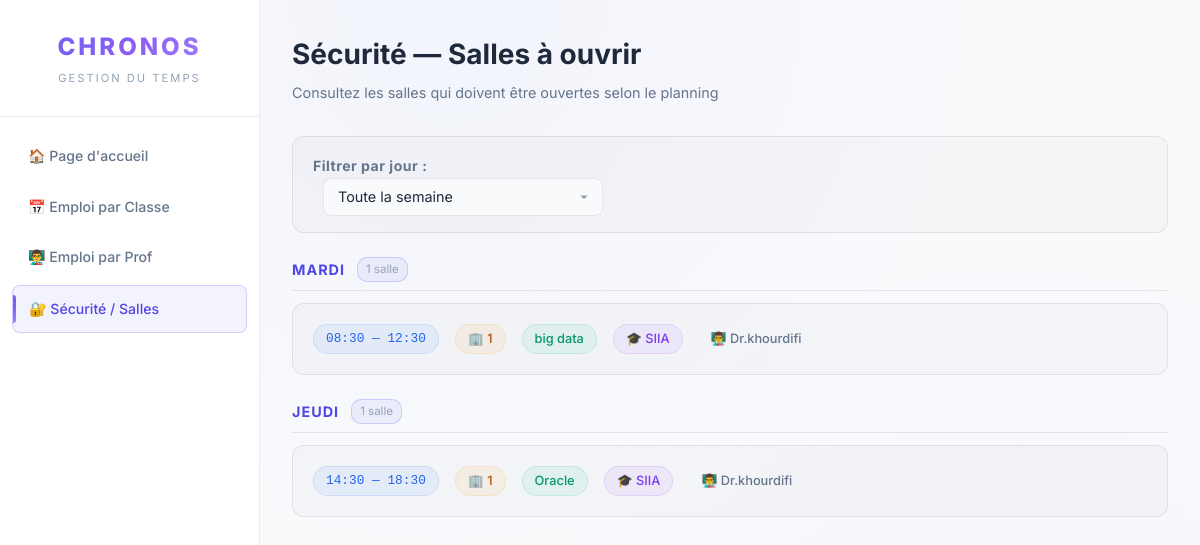
Page /WebApp/TIMETABLE_APP/views/securite.php on the committed database.
### tables this page shows
CREATE TABLE `EMPLOI_DU_TEMPS` (
  `ID_EMPLOI` int(11) NOT NULL,
  `ID_PROF` int(11) DEFAULT NULL,
  `ID_COURS` int(11) DEFAULT NULL,
  `ID_SALLE` int(11) DEFAULT NULL,
  `ID_CLASSE` int(11) DEFAULT NULL,
  `JOUR` varchar(20) DEFAULT NULL,
  `HEURE_DEB` time DEFAULT NULL,
  `HEURE_FIN` time DEFAULT NULL
);

CREATE TABLE `SALLE` (
  `ID_SALLE` int(11) NOT NULL,
  `NOM_SALLE` varchar(100) NOT NULL,
  `CAPACITE` int(11) NOT NULL
);

CREATE TABLE `COURS` (
  `ID_COURS` int(11) NOT NULL,
  `NOM_COURS` varchar(100) NOT NULL
);

CREATE TABLE `CLASSE` (
  `ID_CLASSE` int(11) NOT NULL,
  `NUMERO` varchar(50) NOT NULL
);

CREATE TABLE `PROF` (
  `ID_PROF` int(11) NOT NULL,
  `NOM_PROF` varchar(100) NOT NULL,
  `EMAIL` varchar(150) NOT NULL,
  `PASSWORD` varchar(255) NOT NULL
);

### WebApp/TIMETABLE_APP/views/securite.php (the view, shortened to what this page needs)
<?php
include __DIR__ . "/../../config/db.php";
$jour_filtre = $_GET['jour'] ?? 'all';
$sql = "SELECT e.JOUR, TIME_FORMAT(e.HEURE_DEB, '%H:%i') as hd, TIME_FORMAT(e.HEURE_FIN, '%H:%i') as hf,
        s.NOM_SALLE, co.NOM_COURS, c.NUMERO as NOM_CLASSE, p.NOM_PROF
        FROM EMPLOI_DU_TEMPS e
        LEFT JOIN SALLE s ON e.ID_SALLE = s.ID_SALLE LEFT JOIN COURS co ON e.ID_COURS = co.ID_COURS
        LEFT JOIN CLASSE c ON e.ID_CLASSE = c.ID_CLASSE LEFT JOIN PROF p ON e.ID_PROF = p.ID_PROF";
$sql .= " ORDER BY FIELD(e.JOUR, 'Lundi','Mardi','Mercredi','Jeudi','Vendredi','Samedi'), e.HEURE_DEB";
$stmt = $conn->prepare($sql);
$stmt->execute();
$emplois = $stmt->get_result();
$grouped = [];
while($row = $emplois->fetch_assoc()) { $grouped[$row['JOUR']][] = $row; }
?>
<!DOCTYPE html>
<html lang="fr">
<head>
    <link rel="stylesheet" href="../assets/style.css?v=2">
</head>
<body>
    <div class="sidebar">
        <div class="sidebar-header">
            <div class="brand">CHRONOS</div>
            <div class="brand-sub">Gestion du temps</div>
        </div>
        <div class="sidebar-menu">
            <a href="../index.php">🏠 Page d'accueil</a>
            <a href="emploi_classe.php">📅 Emploi par Classe</a>
            <a href="emploi_prof.php">👨‍🏫 Emploi par Prof</a>
            <a href="securite.php" class="active">🔐 Sécurité / Salles</a>
        </div>
    </div>
    <div class="main-content">
        <div class="page-header">
            <div>
                <h2>Sécurité — Salles à ouvrir</h2>
                <p class="subtitle">Consultez les salles qui doivent être ouvertes selon le planning</p>
            </div>
        </div>
        <div class="filter-section">
            <form method="GET">
                <label><strong>Filtrer par jour :</strong></label>
                <select name="jour" onchange="this.form.submit()" style="margin-left:10px;">
                    <option value="all" <?= $jour_filtre === 'all' ? 'selected' : '' ?>>Toute la semaine</option>
                </select>
            </form>
        </div>
        <?php if (!empty($grouped)): ?>
            <?php foreach($grouped as $day => $sessions): ?>
                <div class="day-group">
                    <div class="day-group-header">
                        <span class="day-name"><?= htmlspecialchars($day) ?></span>
                        <span class="day-count"><?= count($sessions) ?> salle<?= count($sessions)>1?'s':'' ?></span>
                    </div>
                    <div class="schedule-list">
                        <?php foreach($sessions as $s): ?>
                            <div class="session-card">
                                <div class="session-main">
                                    <span class="session-chip chip-time"><?= $s['hd'] ?> — <?= $s['hf'] ?></span>
                                    <span class="session-chip chip-room">🏢 <?= htmlspecialchars($s['NOM_SALLE']) ?></span>
                                    <span class="session-chip chip-course"><?= htmlspecialchars($s['NOM_COURS']) ?></span>
                                    <span class="session-chip chip-class">🎓 <?= htmlspecialchars($s['NOM_CLASSE']) ?></span>
                                    <span class="session-chip chip-prof">👨‍🏫 <?= htmlspecialchars($s['NOM_PROF']) ?></span>
                                </div>
                            </div>
                        <?php endforeach; ?>
                    </div>
                </div>
            <?php endforeach; ?>
        <?php else: ?>
            <div class="empty-state">Aucune salle programmée pour <?= $jour_filtre === 'all' ? 'cette semaine' : 'le ' . htmlspecialchars($jour_filtre) ?>.</div>
        <?php endif; ?>
    </div>
</body>
</html>

### rows in the picture
emploi_du_temps: hd "08:30", hf "12:30", ID_SALLE.NOM_SALLE "1", ID_COURS.NOM_COURS "big data", ID_CLASSE.NUMERO "SIIA", ID_PROF.NOM_PROF "Dr.khourdifi"
emploi_du_temps: hd "14:30", hf "18:30", ID_SALLE.NOM_SALLE "1", ID_COURS.NOM_COURS "Oracle", ID_CLASSE.NUMERO "SIIA", ID_PROF.NOM_PROF "Dr.khourdifi"

### other values in the picture
$day "MARDI"
count($sessions) "1"
$day "JEUDI"
